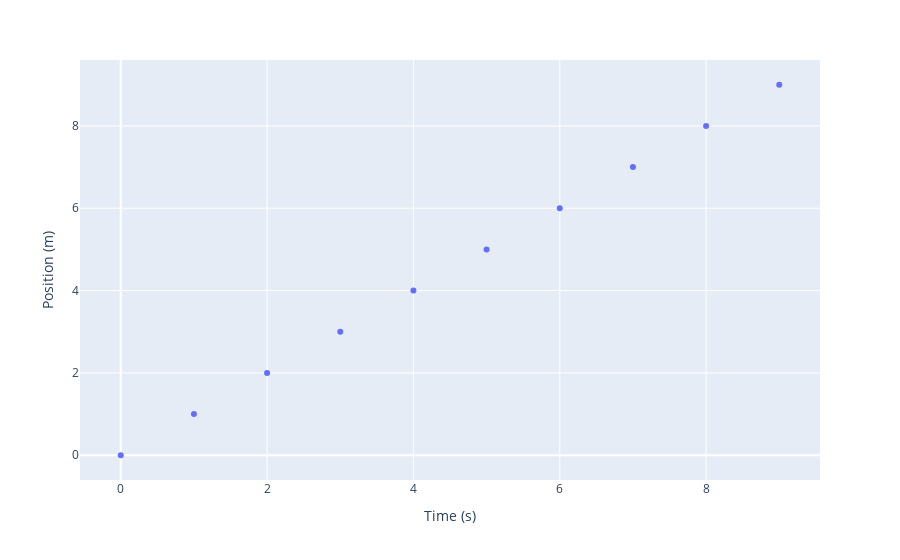

The notebook cell this image was saved under:
### Markdown cell above
Set the `labels` plotly argument to `px_labeler`.

### Code cell
#slow
import plotly.express as px
df = pd.DataFrame({'time__s__': range(10), 'position__m__': range(10)})
fig = px.scatter(df,x='time__s__', y='position__m__', labels=px_labeler)
fig

### Figure 1 — Plotly figure (JSON) as saved in the notebook; plotly's stock layout.template omitted (floating-point values rounded to 4 significant figures)
{"data": [{"hovertemplate": "Time (s)=%{x}<br>Position (m)=%{y}<extra></extra>", "legendgroup": "", "marker": {"color": "#636efa", "symbol": "circle"}, "mode": "markers", "name": "", "orientation": "v", "showlegend": false, "type": "scatter", "x": [0, 1, 2, 3, 4, 5, 6, 7, 8, 9], "xaxis": "x", "y": [0, 1, 2, 3, 4, 5, 6, 7, 8, 9], "yaxis": "y"}], "layout": {"legend": {"tracegroupgap": 0}, "margin": {"t": 60}, "xaxis": {"anchor": "y", "domain": [0, 1], "title": {"text": "Time (s)"}}, "yaxis": {"anchor": "x", "domain": [0, 1], "title": {"text": "Position (m)"}}}}
